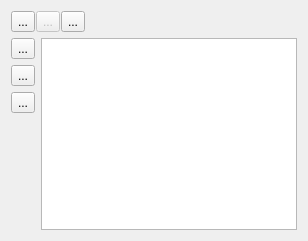
        <widget class="QWidget" name="tab">
         <attribute name="icon">
          <iconset resource="../dbm.qrc">
           <normaloff>:/images/actions/images/small/tabinst.png</normaloff>:/images/actions/images/small/tabinst.png</iconset>
         </attribute>
         <attribute name="title">
          <string>Startup values</string>
         </attribute>
         <layout class="QVBoxLayout" name="verticalLayout_8">
          <item>
           <layout class="QHBoxLayout" name="horizontalLayout_13">
            <property name="spacing">
             <number>1</number>
            </property>
            <item>
             <widget class="QToolButton" name="btnLoadStartupValues">
              <property name="maximumSize">
               <size>
                <width>32</width>
                <height>32</height>
               </size>
              </property>
              <property name="toolTip">
               <string>Load the startup values from a CSV file</string>
              </property>
              <property name="statusTip">
               <string>Load the startup values from a CSV file</string>
              </property>
              <property name="text">
               <string>...</string>
              </property>
              <property name="icon">
               <iconset resource="../dbm.qrc">
                <normaloff>:/images/actions/images/actions/fileopen.png</normaloff>:/images/actions/images/actions/fileopen.png</iconset>
              </property>
              <property name="iconSize">
               <size>
                <width>24</width>
                <height>24</height>
               </size>
              </property>
             </widget>
            </item>
            <item>
             <widget class="QToolButton" name="btnImportValues">
              <property name="enabled">
               <bool>false</bool>
              </property>
              <property name="maximumSize">
               <size>
                <width>32</width>
                <height>32</height>
               </size>
              </property>
              <property name="toolTip">
               <string>Import startup values</string>
              </property>
              <property name="statusTip">
               <string>Import startup values from an alread existing DB table</string>
              </property>
              <property name="text">
               <string>...</string>
              </property>
              <property name="icon">
               <iconset resource="../dbm.qrc">
                <normaloff>:/images/actions/images/big/bigfileimport.png</normaloff>:/images/actions/images/big/bigfileimport.png</iconset>
              </property>
              <property name="iconSize">
               <size>
                <width>24</width>
                <height>24</height>
               </size>
              </property>
             </widget>
            </item>
            <item>
             <widget class="QToolButton" name="btnSaveStartupValues">
              <property name="maximumSize">
               <size>
                <width>32</width>
                <height>32</height>
               </size>
              </property>
              <property name="toolTip">
               <string>Save startup values</string>
              </property>
              <property name="statusTip">
               <string>Save startup values to a CSV file</string>
              </property>
              <property name="text">
               <string>...</string>
              </property>
              <property name="icon">
               <iconset resource="../dbm.qrc">
                <normaloff>:/images/actions/images/actions/filesave.png</normaloff>:/images/actions/images/actions/filesave.png</iconset>
              </property>
              <property name="iconSize">
               <size>
                <width>24</width>
                <height>24</height>
               </size>
              </property>
             </widget>
            </item>
            <item>
             <spacer name="horizontalSpacer_6">
              <property name="orientation">
               <enum>Qt::Horizontal</enum>
              </property>
              <property name="sizeHint" stdset="0">
               <size>
                <width>40</width>
                <height>20</height>
               </size>
              </property>
             </spacer>
            </item>
           </layout>
          </item>
          <item>
           <layout class="QHBoxLayout" name="horizontalLayout_2">
            <item>
             <layout class="QVBoxLayout" name="verticalLayout_6">
              <item>
               <widget class="QToolButton" name="btnAddNewDefaultRow">
                <property name="toolTip">
                 <string>Add new row</string>
                </property>
                <property name="statusTip">
                 <string>Add new row</string>
                </property>
                <property name="text">
                 <string>...</string>
                </property>
                <property name="icon">
                 <iconset resource="../dbm.qrc">
                  <normaloff>:/images/actions/images/small/add.png</normaloff>:/images/actions/images/small/add.png</iconset>
                </property>
               </widget>
              </item>
              <item>
               <widget class="QToolButton" name="btnDeleteDefaultRow">
                <property name="toolTip">
                 <string>Delete row</string>
                </property>
                <property name="statusTip">
                 <string>Delete row</string>
                </property>
                <property name="text">
                 <string>...</string>
                </property>
                <property name="icon">
                 <iconset resource="../dbm.qrc">
                  <normaloff>:/images/actions/images/small/remove.png</normaloff>:/images/actions/images/small/remove.png</iconset>
                </property>
               </widget>
              </item>
              <item>
               <widget class="QToolButton" name="btnUpdateTableWithDefaultValues">
                <property name="toolTip">
                 <string>Validate values and update table</string>
                </property>
                <property name="statusTip">
                 <string>Validate values and update table</string>
                </property>
                <property name="text">
                 <string>...</string>
                </property>
                <property name="icon">
                 <iconset resource="../dbm.qrc">
                  <normaloff>:/images/actions/images/small/apply.png</normaloff>:/images/actions/images/small/apply.png</iconset>
                </property>
               </widget>
              </item>
              <item>
               <spacer name="verticalSpacer_3">
                <property name="orientation">
                 <enum>Qt::Vertical</enum>
                </property>
                <property name="sizeHint" stdset="0">
                 <size>
                  <width>20</width>
                  <height>40</height>
                 </size>
                </property>
               </spacer>
              </item>
             </layout>
            </item>
            <item>
             <widget class="QTableWidget" name="tableStartupValues"/>
            </item>
           </layout>
          </item>
         </layout>
        </widget>
